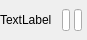
<?xml version="1.0" encoding="UTF-8"?>
<ui version="4.0">
 <class>WidgetsHeaderLayout</class>
 <widget class="QFrame" name="WidgetsHeaderLayout">
  <property name="geometry">
   <rect>
    <x>0</x>
    <y>0</y>
    <width>87</width>
    <height>40</height>
   </rect>
  </property>
  <property name="windowTitle">
   <string>Frame</string>
  </property>
  <layout class="QHBoxLayout" name="horizontalLayout_2">
   <property name="leftMargin">
    <number>0</number>
   </property>
   <property name="topMargin">
    <number>0</number>
   </property>
   <property name="rightMargin">
    <number>0</number>
   </property>
   <property name="bottomMargin">
    <number>0</number>
   </property>
   <item>
    <widget class="QLabel" name="title">
     <property name="sizePolicy">
      <sizepolicy hsizetype="Preferred" vsizetype="Preferred">
       <horstretch>0</horstretch>
       <verstretch>0</verstretch>
      </sizepolicy>
     </property>
     <property name="text">
      <string>TextLabel</string>
     </property>
     <property name="Title" stdset="0">
      <bool>true</bool>
     </property>
    </widget>
   </item>
   <item>
    <widget class="QWidget" name="HeaderLabel" native="true">
     <layout class="QHBoxLayout" name="horizontalLayout">
      <property name="spacing">
       <number>0</number>
      </property>
      <property name="leftMargin">
       <number>0</number>
      </property>
      <property name="topMargin">
       <number>0</number>
      </property>
      <property name="rightMargin">
       <number>0</number>
      </property>
      <property name="bottomMargin">
       <number>0</number>
      </property>
      <item>
       <widget class="QLineEdit" name="prefix">
        <property name="sizePolicy">
         <sizepolicy hsizetype="Maximum" vsizetype="Fixed">
          <horstretch>0</horstretch>
          <verstretch>0</verstretch>
         </sizepolicy>
        </property>
        <property name="maximumSize">
         <size>
          <width>8</width>
          <height>16777215</height>
         </size>
        </property>
        <property name="alignment">
         <set>Qt::AlignCenter</set>
        </property>
       </widget>
      </item>
      <item>
       <widget class="QLineEdit" name="value">
        <property name="sizePolicy">
         <sizepolicy hsizetype="Maximum" vsizetype="Fixed">
          <horstretch>0</horstretch>
          <verstretch>0</verstretch>
         </sizepolicy>
        </property>
        <property name="maximumSize">
         <size>
          <width>8</width>
          <height>16777215</height>
         </size>
        </property>
        <property name="alignment">
         <set>Qt::AlignCenter</set>
        </property>
       </widget>
      </item>
     </layout>
    </widget>
   </item>
  </layout>
 </widget>
 <resources/>
 <connections/>
</ui>
